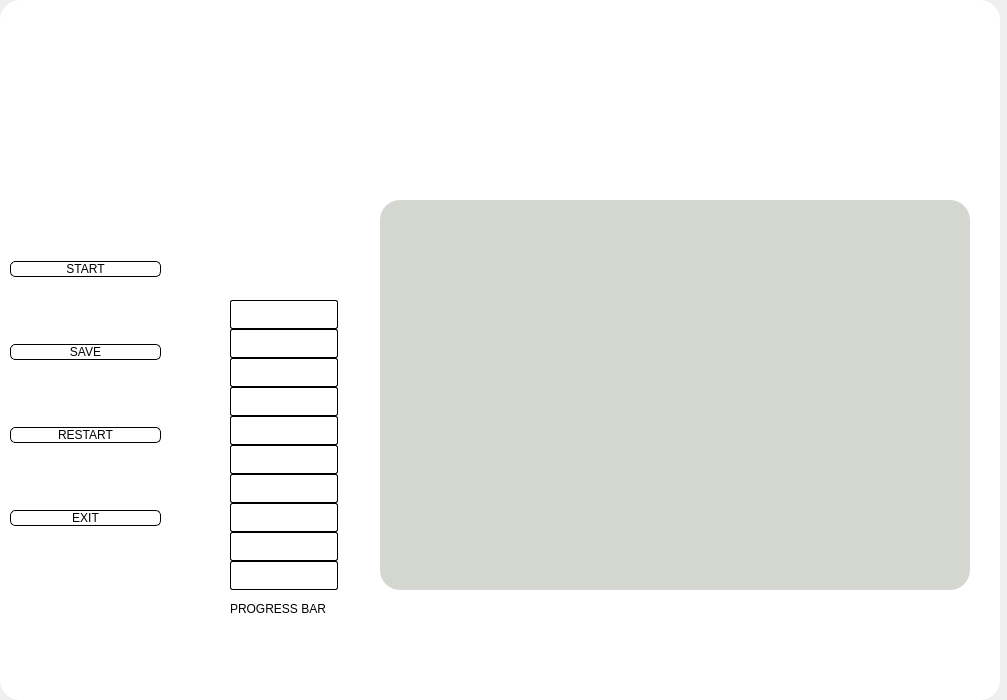
<?xml version="1.0" encoding="UTF-8"?>
<ui version="4.0">
 <class>Form</class>
 <widget class="QWidget" name="Form">
  <property name="geometry">
   <rect>
    <x>0</x>
    <y>0</y>
    <width>1007</width>
    <height>700</height>
   </rect>
  </property>
  <property name="windowTitle">
   <string>Form</string>
  </property>
  <layout class="QVBoxLayout" name="verticalLayout">
   <property name="spacing">
    <number>0</number>
   </property>
   <property name="leftMargin">
    <number>0</number>
   </property>
   <property name="topMargin">
    <number>0</number>
   </property>
   <property name="rightMargin">
    <number>0</number>
   </property>
   <property name="bottomMargin">
    <number>0</number>
   </property>
   <item>
    <widget class="QFrame" name="frame">
     <property name="minimumSize">
      <size>
       <width>1000</width>
       <height>700</height>
      </size>
     </property>
     <property name="maximumSize">
      <size>
       <width>1000</width>
       <height>700</height>
      </size>
     </property>
     <property name="styleSheet">
      <string notr="true">background-color: rgb(255, 255, 255);
border-radius:20px</string>
     </property>
     <property name="frameShape">
      <enum>QFrame::StyledPanel</enum>
     </property>
     <property name="frameShadow">
      <enum>QFrame::Raised</enum>
     </property>
     <widget class="QLabel" name="ufm">
      <property name="geometry">
       <rect>
        <x>610</x>
        <y>30</y>
        <width>81</width>
        <height>81</height>
       </rect>
      </property>
      <property name="text">
       <string/>
      </property>
      <property name="pixmap">
       <pixmap>iconos/ufm.png</pixmap>
      </property>
      <property name="scaledContents">
       <bool>true</bool>
      </property>
     </widget>
     <widget class="QLabel" name="electronica">
      <property name="geometry">
       <rect>
        <x>830</x>
        <y>40</y>
        <width>101</width>
        <height>71</height>
       </rect>
      </property>
      <property name="text">
       <string/>
      </property>
      <property name="pixmap">
       <pixmap>iconos/tele.png</pixmap>
      </property>
      <property name="scaledContents">
       <bool>true</bool>
      </property>
     </widget>
     <widget class="QLabel" name="cicese">
      <property name="geometry">
       <rect>
        <x>340</x>
        <y>40</y>
        <width>141</width>
        <height>71</height>
       </rect>
      </property>
      <property name="text">
       <string/>
      </property>
      <property name="pixmap">
       <pixmap>iconos/download (1).png</pixmap>
      </property>
      <property name="scaledContents">
       <bool>true</bool>
      </property>
     </widget>
     <widget class="QLabel" name="conacyt">
      <property name="geometry">
       <rect>
        <x>60</x>
        <y>40</y>
        <width>151</width>
        <height>61</height>
       </rect>
      </property>
      <property name="text">
       <string/>
      </property>
      <property name="pixmap">
       <pixmap>iconos/Logotipo_de_la_CONACYT.png</pixmap>
      </property>
      <property name="scaledContents">
       <bool>true</bool>
      </property>
     </widget>
     <widget class="QWidget" name="verticalLayoutWidget">
      <property name="geometry">
       <rect>
        <x>10</x>
        <y>200</y>
        <width>151</width>
        <height>391</height>
       </rect>
      </property>
      <layout class="QVBoxLayout" name="verticalLayout_2">
       <item>
        <widget class="QPushButton" name="start_button">
         <property name="enabled">
          <bool>true</bool>
         </property>
         <property name="cursor">
          <cursorShape>PointingHandCursor</cursorShape>
         </property>
         <property name="autoFillBackground">
          <bool>false</bool>
         </property>
         <property name="styleSheet">
          <string notr="true">QPushButton{border: 1px solid black;
border-radius:5px;
}
QPushButton:hover{
background-color:rgb(206, 206, 206);

}
</string>
         </property>
         <property name="text">
          <string>START</string>
         </property>
         <property name="icon">
          <iconset>
           <activeon>iconos/start.jpg</activeon>
          </iconset>
         </property>
         <property name="iconSize">
          <size>
           <width>20</width>
           <height>20</height>
          </size>
         </property>
         <property name="autoRepeat">
          <bool>false</bool>
         </property>
         <property name="autoExclusive">
          <bool>false</bool>
         </property>
         <property name="autoDefault">
          <bool>false</bool>
         </property>
         <property name="default">
          <bool>false</bool>
         </property>
         <property name="flat">
          <bool>false</bool>
         </property>
        </widget>
       </item>
       <item>
        <widget class="QPushButton" name="save_button">
         <property name="cursor">
          <cursorShape>PointingHandCursor</cursorShape>
         </property>
         <property name="styleSheet">
          <string notr="true">QPushButton{border: 1px solid black;
border-radius:5px;
}
QPushButton:hover{
background-color:rgb(206, 206, 206);

}</string>
         </property>
         <property name="text">
          <string>SAVE</string>
         </property>
         <property name="icon">
          <iconset>
           <activeon>iconos/download.png</activeon>
          </iconset>
         </property>
         <property name="iconSize">
          <size>
           <width>20</width>
           <height>20</height>
          </size>
         </property>
        </widget>
       </item>
       <item>
        <widget class="QPushButton" name="restart_button">
         <property name="cursor">
          <cursorShape>PointingHandCursor</cursorShape>
         </property>
         <property name="styleSheet">
          <string notr="true">QPushButton{border: 1px solid black;
border-radius:5px;
}
QPushButton:hover{
background-color:rgb(206, 206, 206);

}
</string>
         </property>
         <property name="text">
          <string>RESTART</string>
         </property>
         <property name="icon">
          <iconset>
           <activeon>iconos/reiniciar.png</activeon>
          </iconset>
         </property>
         <property name="iconSize">
          <size>
           <width>20</width>
           <height>20</height>
          </size>
         </property>
        </widget>
       </item>
       <item>
        <widget class="QPushButton" name="exit_button">
         <property name="cursor">
          <cursorShape>PointingHandCursor</cursorShape>
         </property>
         <property name="styleSheet">
          <string notr="true">QPushButton{border: 1px solid black;
border-radius:5px;
}
QPushButton:hover{
background-color:rgb(206, 206, 206);

}
</string>
         </property>
         <property name="text">
          <string>EXIT</string>
         </property>
         <property name="icon">
          <iconset>
           <activeon>iconos/salir.jpeg</activeon>
          </iconset>
         </property>
         <property name="iconSize">
          <size>
           <width>20</width>
           <height>20</height>
          </size>
         </property>
         <property name="checkable">
          <bool>false</bool>
         </property>
        </widget>
       </item>
      </layout>
     </widget>
     <widget class="QLabel" name="label_img">
      <property name="geometry">
       <rect>
        <x>380</x>
        <y>200</y>
        <width>590</width>
        <height>390</height>
       </rect>
      </property>
      <property name="styleSheet">
       <string notr="true">background-color: rgb(211, 215, 207);</string>
      </property>
      <property name="text">
       <string/>
      </property>
     </widget>
     <widget class="QWidget" name="verticalLayoutWidget_2">
      <property name="geometry">
       <rect>
        <x>230</x>
        <y>300</y>
        <width>110</width>
        <height>295</height>
       </rect>
      </property>
      <layout class="QVBoxLayout" name="verticalLayout_3">
       <property name="spacing">
        <number>0</number>
       </property>
       <item>
        <widget class="QLabel" name="label_10">
         <property name="maximumSize">
          <size>
           <width>108</width>
           <height>29</height>
          </size>
         </property>
         <property name="styleSheet">
          <string notr="true">border: 1px solid black;
border-radius: 2px</string>
         </property>
         <property name="text">
          <string/>
         </property>
        </widget>
       </item>
       <item>
        <widget class="QLabel" name="label_9">
         <property name="maximumSize">
          <size>
           <width>108</width>
           <height>29</height>
          </size>
         </property>
         <property name="styleSheet">
          <string notr="true">border: 1px solid black;
border-radius: 2px</string>
         </property>
         <property name="text">
          <string/>
         </property>
        </widget>
       </item>
       <item>
        <widget class="QLabel" name="label_8">
         <property name="maximumSize">
          <size>
           <width>108</width>
           <height>29</height>
          </size>
         </property>
         <property name="styleSheet">
          <string notr="true">border: 1px solid black;
border-radius: 2px</string>
         </property>
         <property name="text">
          <string/>
         </property>
        </widget>
       </item>
       <item>
        <widget class="QLabel" name="label_7">
         <property name="maximumSize">
          <size>
           <width>108</width>
           <height>29</height>
          </size>
         </property>
         <property name="styleSheet">
          <string notr="true">border: 1px solid black;
border-radius: 2px</string>
         </property>
         <property name="text">
          <string/>
         </property>
        </widget>
       </item>
       <item>
        <widget class="QLabel" name="label_6">
         <property name="maximumSize">
          <size>
           <width>108</width>
           <height>29</height>
          </size>
         </property>
         <property name="styleSheet">
          <string notr="true">border: 1px solid black;
border-radius: 2px</string>
         </property>
         <property name="text">
          <string/>
         </property>
        </widget>
       </item>
       <item>
        <widget class="QLabel" name="label_5">
         <property name="maximumSize">
          <size>
           <width>108</width>
           <height>29</height>
          </size>
         </property>
         <property name="styleSheet">
          <string notr="true">border: 1px solid black;
border-radius: 2px</string>
         </property>
         <property name="text">
          <string/>
         </property>
        </widget>
       </item>
       <item>
        <widget class="QLabel" name="label_4">
         <property name="maximumSize">
          <size>
           <width>108</width>
           <height>29</height>
          </size>
         </property>
         <property name="styleSheet">
          <string notr="true">border: 1px solid black;
border-radius: 2px</string>
         </property>
         <property name="text">
          <string/>
         </property>
        </widget>
       </item>
       <item>
        <widget class="QLabel" name="label_3">
         <property name="maximumSize">
          <size>
           <width>108</width>
           <height>29</height>
          </size>
         </property>
         <property name="styleSheet">
          <string notr="true">border: 1px solid black;
border-radius: 2px</string>
         </property>
         <property name="text">
          <string/>
         </property>
        </widget>
       </item>
       <item>
        <widget class="QLabel" name="label_2">
         <property name="maximumSize">
          <size>
           <width>108</width>
           <height>29</height>
          </size>
         </property>
         <property name="styleSheet">
          <string notr="true">
border: 1px solid black;
border-radius: 2px</string>
         </property>
         <property name="text">
          <string/>
         </property>
        </widget>
       </item>
       <item>
        <widget class="QLabel" name="label_1">
         <property name="maximumSize">
          <size>
           <width>108</width>
           <height>29</height>
          </size>
         </property>
         <property name="styleSheet">
          <string notr="true">
border: 1px solid black;
border-radius: 2px</string>
         </property>
         <property name="text">
          <string/>
         </property>
        </widget>
       </item>
      </layout>
     </widget>
     <widget class="QLabel" name="label_progress">
      <property name="geometry">
       <rect>
        <x>230</x>
        <y>600</y>
        <width>131</width>
        <height>17</height>
       </rect>
      </property>
      <property name="styleSheet">
       <string notr="true">color: rgb(0,0,0);
font: 75 14pt &quot;Ubuntu Condensed&quot;;</string>
      </property>
      <property name="text">
       <string>PROGRESS BAR</string>
      </property>
     </widget>
     <widget class="QLabel" name="label_smile">
      <property name="geometry">
       <rect>
        <x>640</x>
        <y>170</y>
        <width>67</width>
        <height>17</height>
       </rect>
      </property>
      <property name="styleSheet">
       <string notr="true">color: rgb(0,0,0);
font: 75 14pt &quot;Ubuntu Condensed&quot;;</string>
      </property>
      <property name="text">
       <string/>
      </property>
     </widget>
     <widget class="QLabel" name="label_almost">
      <property name="geometry">
       <rect>
        <x>250</x>
        <y>260</y>
        <width>81</width>
        <height>17</height>
       </rect>
      </property>
      <property name="styleSheet">
       <string notr="true">color: rgb(0,0,0);
font: 75 14pt &quot;Ubuntu Condensed&quot;;</string>
      </property>
      <property name="text">
       <string/>
      </property>
     </widget>
    </widget>
   </item>
  </layout>
 </widget>
 <resources/>
 <connections/>
</ui>
